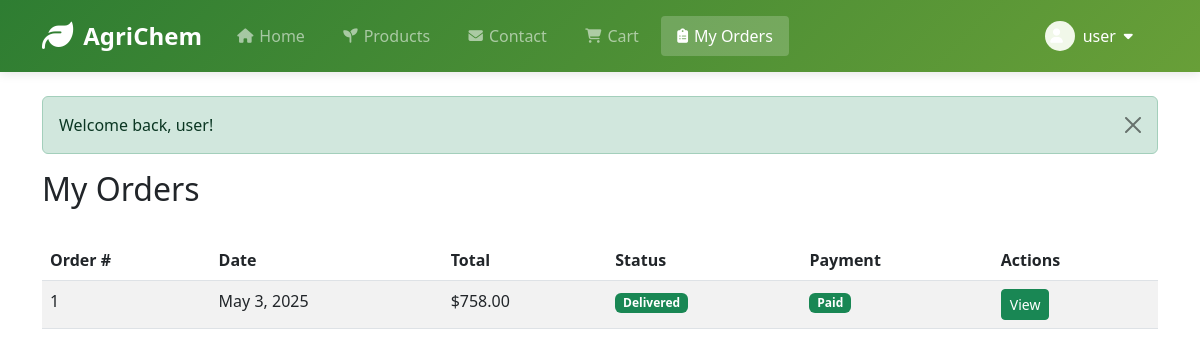
Page /orders.php (signed in) on the committed database.
### tables this page shows
CREATE TABLE `orders` (
  `order_id` int(11) NOT NULL,
  `user_id` int(11) NOT NULL,
  `total_amount` decimal(10,2) NOT NULL,
  `order_date` timestamp NOT NULL DEFAULT current_timestamp(),
  `status` enum('pending','processing','shipped','delivered') DEFAULT 'pending',
  `payment_status` enum('pending','paid','failed') DEFAULT 'pending',
  `shipping_address` text NOT NULL
);

### includes/functions.php (called while the page is built, shortened)
<?php
function getUserOrders($user_id) {
    global $db;
    $stmt = $db->prepare("SELECT * FROM orders WHERE user_id = ? ORDER BY order_date DESC");
    $stmt->execute([$user_id]);
    return $stmt->fetchAll(PDO::FETCH_ASSOC);
}

### orders.php (the view, shortened to what this page needs)
<?php
require_once 'includes/header.php';
$orders = getUserOrders($_SESSION['user_id']);
?>
<div class="row mb-4">
    <div class="col-md-12">
        <h2>My Orders</h2>
    </div>
</div>
<?php if (empty($orders)): ?>
    <div class="row">
        <div class="col-md-12">
            <div class="alert alert-info">You haven't placed any orders yet. <a href="products.php">Browse products</a></div>
        </div>
    </div>
<?php else: ?>
    <div class="row">
        <div class="col-md-12">
            <table class="table table-striped">
                <thead>
                    <tr>
                        <th>Order #</th>
                        <th>Date</th>
                        <th>Total</th>
                        <th>Status</th>
                        <th>Payment</th>
                        <th>Actions</th>
                    </tr>
                </thead>
                <tbody>
                    <?php foreach ($orders as $order): ?>
                    <tr>
                        <td><?php echo $order['order_id']; ?></td>
                        <td><?php echo date('M j, Y', strtotime($order['order_date'])); ?></td>
                        <td>$<?php echo number_format($order['total_amount'], 2); ?></td>
                        <td>
                            <span class="badge
                                <?php
                                switch($order['status']) {
                                    case 'delivered': echo 'bg-success'; break;
                                }
                                ?>
                            ">
                                <?php echo ucfirst($order['status']); ?>
                            </span>
                        </td>
                        <td>
                            <span class="badge
                                <?php
                                switch($order['payment_status']) {
                                    case 'paid': echo 'bg-success'; break;
                                }
                                ?>
                            ">
                                <?php echo ucfirst($order['payment_status']); ?>
                            </span>
                        </td>
                        <td>
                            <a href="order_details.php?id=<?php echo $order['order_id']; ?>" class="btn btn-sm btn-success">View</a>
                        </td>
                    </tr>
                    <?php endforeach; ?>
                </tbody>
            </table>
        </div>
    </div>
<?php endif; ?>

### includes/header.php (style rules this page uses)
:root { --agri-primary: #2e7d32; --agri-secondary: #689f38; --agri-light: #f1f8e9; }

### rows in the picture
orders: order_id "1", order_date "May 3, 2025", total_amount "758.00", status "Delivered", payment_status "Paid"

### other values in the picture
$_SESSION['username'] "user"
$_SESSION['success'] "Welcome back, user!"
